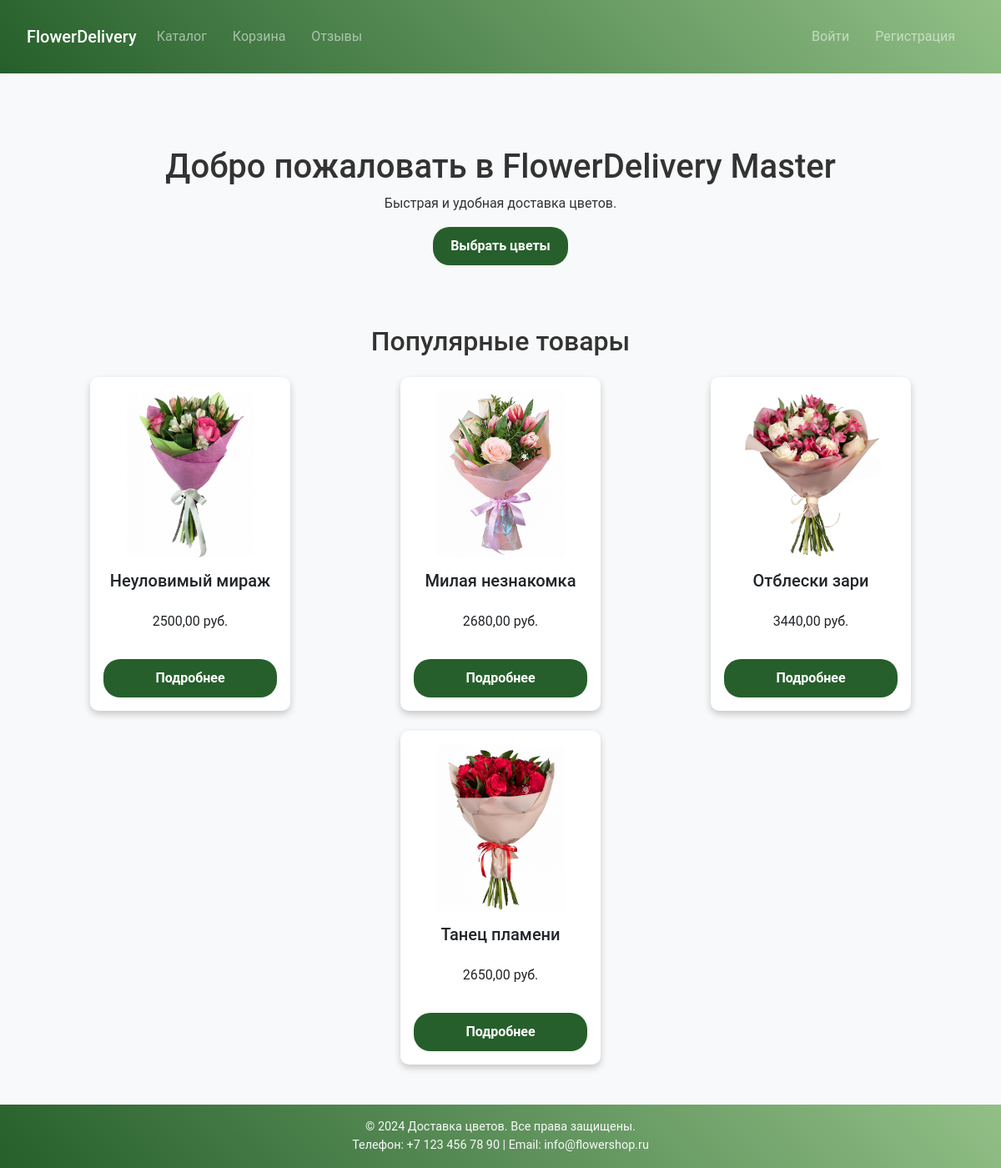
The app's page /, older data.
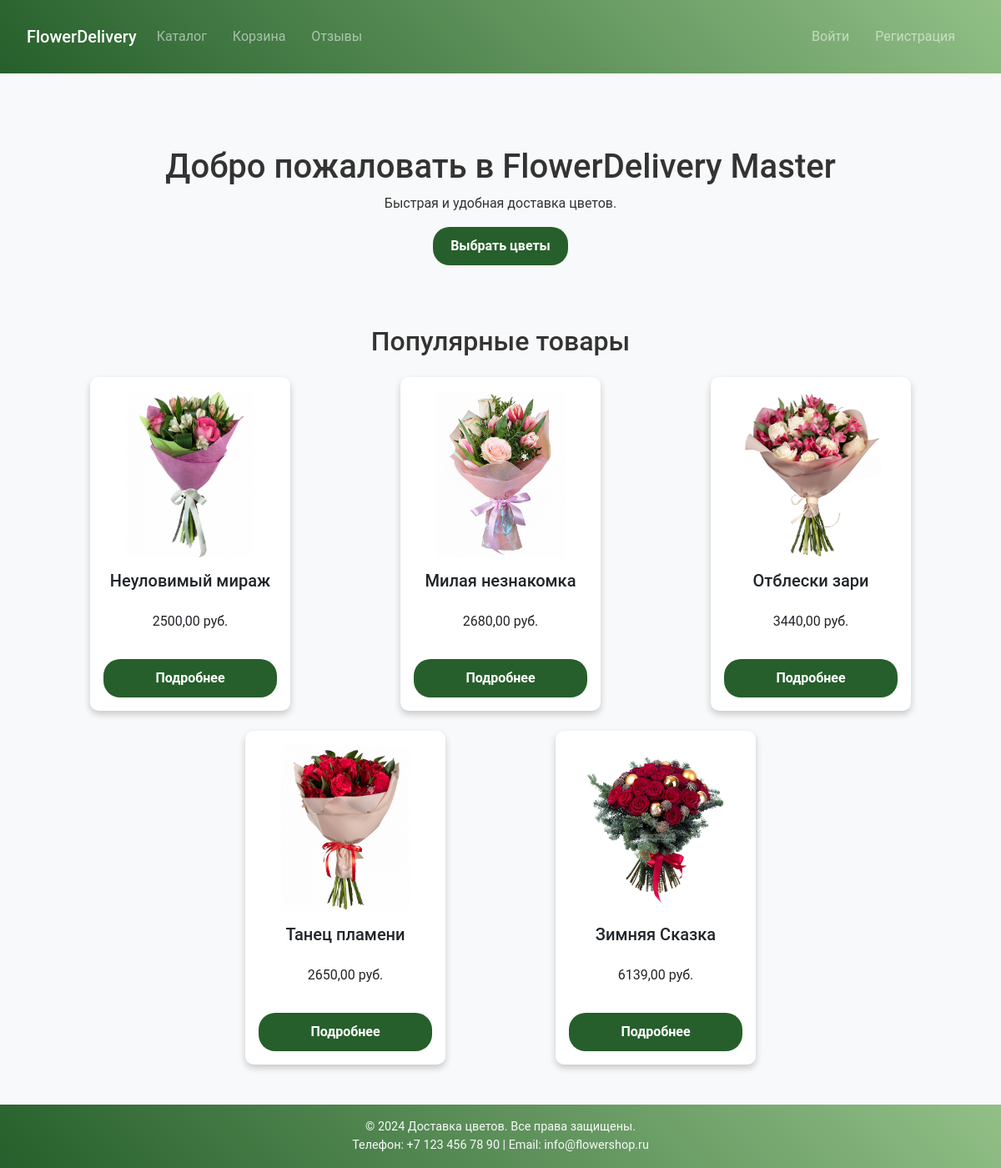
The same page, newer data.
### orders_app/models.py (models this page shows, shortened)
class Flower(models.Model):
    name = models.CharField(max_length=100)
    price = models.DecimalField(max_digits=8, decimal_places=2)
    description = models.TextField(blank=True)
    image = models.ImageField(upload_to='flowers', blank=True, null=True)

### main_app/views.py (the view)
def index(request):
    products = Flower.objects.all()[:5]  # Получить первые 5 товаров
    return render(request, 'main_app/index.html', {'products': products})

### main_app/templates/main_app/index.html
{% extends 'main_app/base.html' %}
{% block content %}
  <div class="jumbotron text-center py-5">
    <h1>Добро пожаловать в FlowerDelivery Master</h1>
    <p>Быстрая и удобная доставка цветов.</p>
    <a href="{% url 'orders:catalog' %}" class="btn btn-order">Выбрать цветы</a>
  </div>
<div class="container">
    <h2 class="my-4 text-center">Популярные товары</h2>
    <div class="row justify-content-center">
        {% for product in products %}
        <div class="col-md-4 mb-4 d-flex justify-content-center">
            <div class="card text-center" style="width: 15rem; height: 400px;">
                <img
                    src="{{ product.image.url }}"
                    class="card-img-top mx-auto mt-3"
                    alt="{{ product.name }}"
                    style="height: 200px; width: auto; object-fit: contain;">
                <div class="card-body d-flex flex-column justify-content-between">
                    <h5 class="card-title">{{ product.name }}</h5>
                    <p class="card-text">{{ product.price }} руб.</p>
                    <a href="{% url 'orders:catalog' %}" class="btn btn-order">Подробнее</a>
                </div>
            </div>
        </div>
        {% endfor %}
    </div>
</div>
{% endblock %}

Row changes from the older to the newer data that the page shows:
added Flower: image (picture), name "Зимняя Сказка", price "6139,00"
